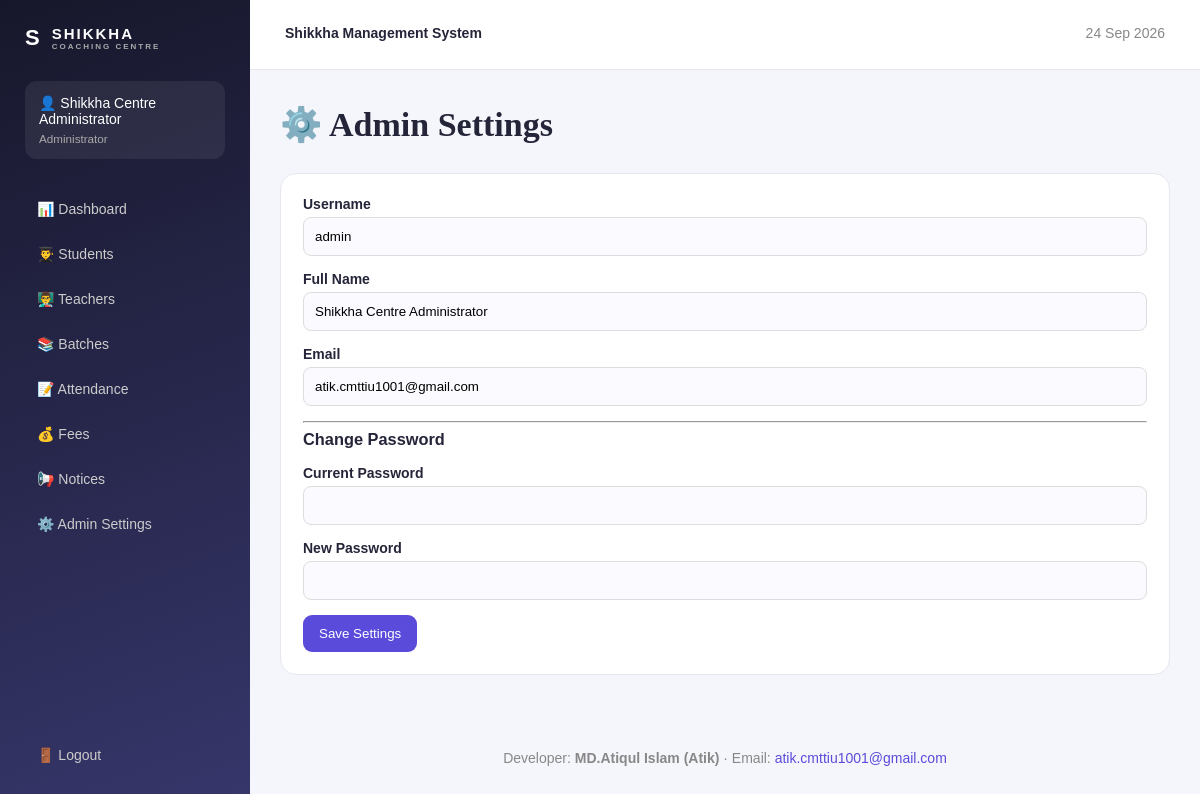
The page /settings (signed in) on the database its author committed.
### app.py (models this page shows, shortened)
class Admin(db.Model):
 id=db.Column(db.Integer,primary_key=True); username=db.Column(db.String(100),unique=True,nullable=False)
 password_hash=db.Column(db.String(255),nullable=False); full_name=db.Column(db.String(150),nullable=False)
 email=db.Column(db.String(150)); created_at=db.Column(db.DateTime,default=datetime.utcnow)

### app.py (the view, shortened to what this page needs)
@app.route("/settings",methods=["GET","POST"])
@login_required
def settings():
 a=Admin.query.get(session["admin_id"])
 return render_template("settings.html",admin=a)

### app.py (called while the page is built)
def login_required(fn):
 @wraps(fn)
 def w(*a,**kw):
  if "admin_id" not in session: flash("Please login as administrator.","warning"); return redirect(url_for("login"))
  return fn(*a,**kw)
 return w

@app.context_processor
def globals_():
 return {"developer_name":DEVELOPER_NAME,"developer_email":DEVELOPER_EMAIL,"today":date.today()}

### templates/settings.html
{% extends "base.html" %}{% block content %}<div class="heading"><h1>⚙️ Admin Settings</h1></div><div class="card"><form method="post"><label>Username<input value="{{admin.username}}" readonly></label><label>Full Name<input name="full_name" value="{{admin.full_name}}" required></label><label>Email<input name="email" value="{{admin.email or ''}}"></label><hr><h3>Change Password</h3><label>Current Password<input type="password" name="current_password"></label><label>New Password<input type="password" name="new_password" minlength="6"></label><button class="btn">Save Settings</button></form></div>{% endblock %}

### templates/base.html (shortened to what this page needs)
<!doctype html><html><head><meta charset="utf-8"><meta name="viewport" content="width=device-width,initial-scale=1">
<title>{% block title %}Shikkha Coaching Centre{% endblock %}</title><link rel="stylesheet" href="{{url_for('static',filename='css/style.css')}}"></head><body>
{% if session.get("admin_id") %}<aside><div class="logo">S <span>SHIKKHA<br><small>COACHING CENTRE</small></span></div><div class="admin">👤 {{session.get("admin_name")}}<small>Administrator</small></div>
<nav>{% for href,label in [('dashboard','📊 Dashboard'),('students','👨‍🎓 Students'),('teachers','👨‍🏫 Teachers'),('batches','📚 Batches'),('attendance','📝 Attendance'),('fees','💰 Fees'),('notices','📢 Notices'),('settings','⚙️ Admin Settings')] %}<a href="{{url_for(href)}}">{{label}}</a>{% endfor %}</nav><a class="logout" href="{{url_for('logout')}}">🚪 Logout</a></aside><main><header>Shikkha Management System <span>{{today.strftime("%d %b %Y")}}</span></header><section>
{% block content %}{% endblock %}</section><footer>Developer: <b>{{developer_name}}</b> · Email: <a href="mailto:{{developer_email}}">{{developer_email}}</a></footer></main>
{% else %}{% block auth_content %}{% endblock %}{% endif %}</body></html>

### static/css/style.css (style rules this page uses)
* { box-sizing:border-box }
body { margin:0;background:#f5f6fb;color:#25253a;font:14px Arial,sans-serif }
a { color:#5b4bdb;text-decoration:none }
aside { position:fixed;inset:0 auto 0 0;width:250px;background:linear-gradient(160deg,#17172b,#36366b);color:#fff;padding:25px;display:flex;flex-direction:column }
.logo { display:flex;gap:12px;align-items:center;font-weight:bold;font-size:22px }
.logo>span { font-size:15px;letter-spacing:2px }
.logo small { display:block;font-size:8px;color:#aaa }
.admin { background:#ffffff12;padding:14px;border-radius:12px;margin:30px 0 }
.admin small { display:block;color:#aaa;margin-top:5px }
nav { display:flex;flex-direction:column;gap:5px }
nav a,.logout { padding:12px;color:#ccc;border-radius:9px }
.logout { margin-top:auto }
main { margin-left:250px }
header { height:70px;background:white;border-bottom:1px solid #e7e7ef;padding:25px 35px;font-weight:bold }
header span { float:right;color:#888;font-weight:normal }
section { padding:30px }
.heading { display:flex;justify-content:space-between;align-items:center;margin-bottom:25px }
.heading h1 { font-family:Georgia,serif;font-size:34px;margin:4px 0 }
.btn,button { display:inline-block;border:0;border-radius:9px;padding:11px 16px;background:#5b4bdb;color:white;cursor:pointer }
.card { background:#fff;border:1px solid #e7e7ef;border-radius:16px;padding:22px;margin-bottom:20px }
.card h3 { margin-top:0 }
input,select,textarea { width:100%;padding:11px;border:1px solid #ddd;border-radius:8px;background:#fafaff;margin-top:5px }
label { display:block;margin-bottom:15px;font-weight:bold }
footer { text-align:center;color:#888;padding:25px }

### rows shown on the page
Admin: get "Shikkha Centre Administrator", strftime "24 Sep 2026", username "admin", full_name "Shikkha Centre Administrator", email "atik.cmttiu1001@gmail.com"

### other values the page prints
{{ label }} "📊 Dashboard" "👨‍🎓 Students" "👨‍🏫 Teachers" "📚 Batches" "📝 Attendance" "💰 Fees" "📢 Notices" "⚙️ Admin Settings"
{{ developer_name }} "MD.Atiqul Islam (Atik)"
